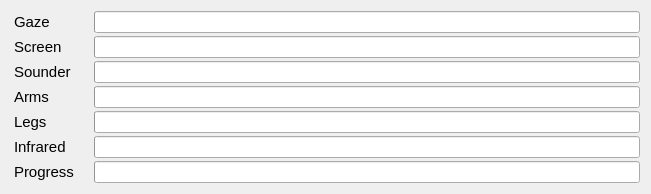
   <widget class="QWidget" name="formLayoutWidget">
    <property name="geometry">
     <rect>
      <x>590</x>
      <y>584</y>
      <width>651</width>
      <height>191</height>
     </rect>
    </property>
    <layout class="QFormLayout" name="formLayout">
     <property name="horizontalSpacing">
      <number>20</number>
     </property>
     <property name="verticalSpacing">
      <number>3</number>
     </property>
     <property name="leftMargin">
      <number>14</number>
     </property>
     <property name="topMargin">
      <number>11</number>
     </property>
     <item row="0" column="0">
      <widget class="QLabel" name="label">
       <property name="font">
        <font>
         <family>Ubuntu</family>
         <pointsize>11</pointsize>
        </font>
       </property>
       <property name="text">
        <string>Gaze</string>
       </property>
      </widget>
     </item>
     <item row="1" column="0">
      <widget class="QLabel" name="label_2">
       <property name="font">
        <font>
         <family>Ubuntu</family>
         <pointsize>11</pointsize>
        </font>
       </property>
       <property name="text">
        <string>Screen</string>
       </property>
      </widget>
     </item>
     <item row="2" column="0">
      <widget class="QLabel" name="label_3">
       <property name="font">
        <font>
         <family>Ubuntu</family>
         <pointsize>11</pointsize>
        </font>
       </property>
       <property name="text">
        <string>Sounder</string>
       </property>
      </widget>
     </item>
     <item row="3" column="0">
      <widget class="QLabel" name="label_4">
       <property name="font">
        <font>
         <family>Ubuntu</family>
         <pointsize>11</pointsize>
        </font>
       </property>
       <property name="text">
        <string>Arms</string>
       </property>
      </widget>
     </item>
     <item row="4" column="0">
      <widget class="QLabel" name="label_23">
       <property name="font">
        <font>
         <family>Ubuntu</family>
         <pointsize>11</pointsize>
        </font>
       </property>
       <property name="text">
        <string>Legs</string>
       </property>
      </widget>
     </item>
     <item row="5" column="0">
      <widget class="QLabel" name="label_24">
       <property name="font">
        <font>
         <family>Ubuntu</family>
         <pointsize>11</pointsize>
        </font>
       </property>
       <property name="text">
        <string>Infrared</string>
       </property>
      </widget>
     </item>
     <item row="0" column="1">
      <widget class="QProgressBar" name="progressBar">
       <property name="contextMenuPolicy">
        <enum>Qt::DefaultContextMenu</enum>
       </property>
       <property name="styleSheet">
        <string notr="true"/>
       </property>
       <property name="value">
        <number>0</number>
       </property>
       <property name="textVisible">
        <bool>false</bool>
       </property>
       <property name="orientation">
        <enum>Qt::Horizontal</enum>
       </property>
       <property name="invertedAppearance">
        <bool>false</bool>
       </property>
       <property name="format">
        <string/>
       </property>
      </widget>
     </item>
     <item row="1" column="1">
      <widget class="QProgressBar" name="progressBar_2">
       <property name="value">
        <number>0</number>
       </property>
       <property name="textVisible">
        <bool>false</bool>
       </property>
       <property name="format">
        <string/>
       </property>
      </widget>
     </item>
     <item row="2" column="1">
      <widget class="QProgressBar" name="progressBar_3">
       <property name="value">
        <number>0</number>
       </property>
       <property name="textVisible">
        <bool>false</bool>
       </property>
       <property name="format">
        <string/>
       </property>
      </widget>
     </item>
     <item row="3" column="1">
      <widget class="QProgressBar" name="progressBar_4">
       <property name="value">
        <number>0</number>
       </property>
       <property name="textVisible">
        <bool>false</bool>
       </property>
       <property name="format">
        <string/>
       </property>
      </widget>
     </item>
     <item row="4" column="1">
      <widget class="QProgressBar" name="progressBar_5">
       <property name="value">
        <number>0</number>
       </property>
       <property name="textVisible">
        <bool>false</bool>
       </property>
       <property name="format">
        <string/>
       </property>
      </widget>
     </item>
     <item row="5" column="1">
      <widget class="QProgressBar" name="progressBar_6">
       <property name="value">
        <number>0</number>
       </property>
       <property name="textVisible">
        <bool>false</bool>
       </property>
       <property name="format">
        <string/>
       </property>
      </widget>
     </item>
     <item row="6" column="1">
      <widget class="QProgressBar" name="progressBar_7">
       <property name="value">
        <number>0</number>
       </property>
       <property name="textVisible">
        <bool>false</bool>
       </property>
       <property name="format">
        <string/>
       </property>
      </widget>
     </item>
     <item row="6" column="0">
      <widget class="QLabel" name="label_38">
       <property name="font">
        <font>
         <family>Ubuntu</family>
         <pointsize>11</pointsize>
        </font>
       </property>
       <property name="text">
        <string>Progress</string>
       </property>
      </widget>
     </item>
    </layout>
   </widget>
